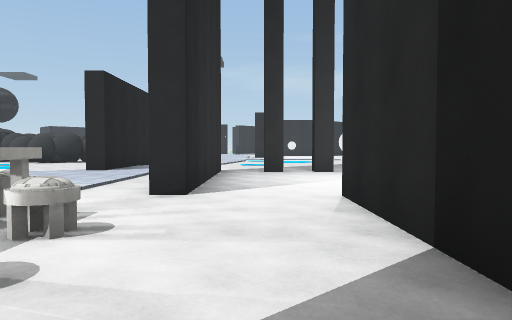
View 1 (above)

24 first-person views from a walk through a scene from a Unity 3-D project. The camera is 1.3 m above the floor, tilts 2° down and sees 70° across. The floor is counted in squares, 2 m on a side. Each view is taken from the middle of a square. On the plan, view 1 faces up. The plan holds only what a view shows up to about 11 squares ahead; the rest is blank. The place goes on beyond the plan. Surface patterns are stand-ins for the level's own textures.

View 2
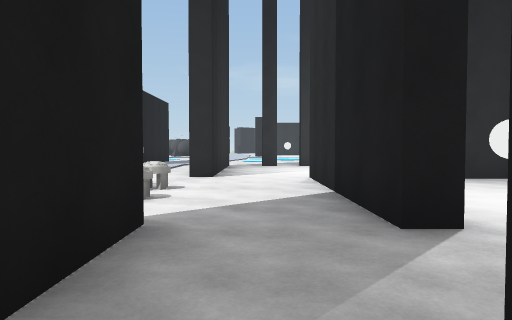

View 3
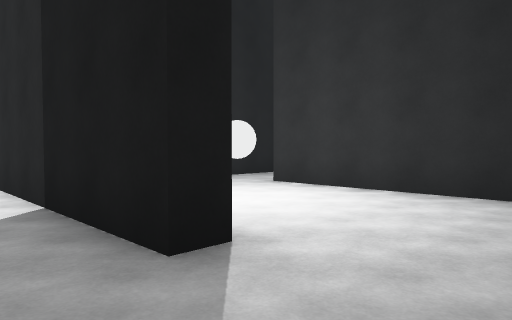

View 4
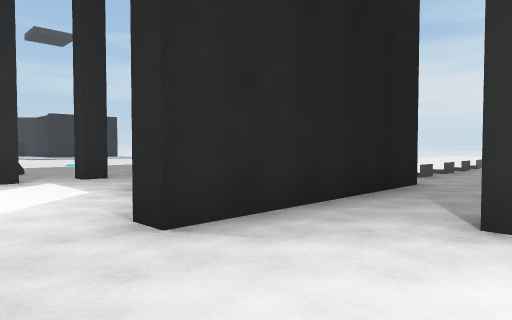

View 5
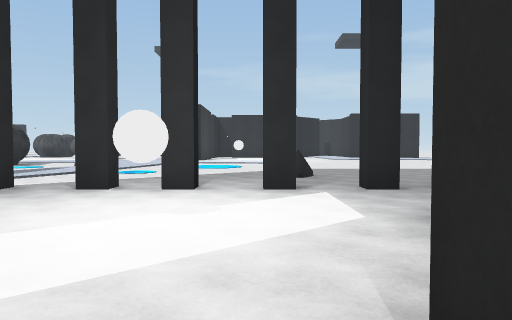

View 6
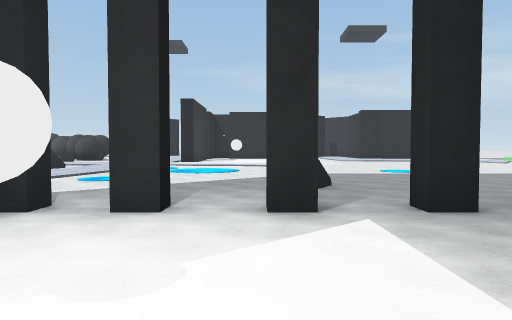

View 7
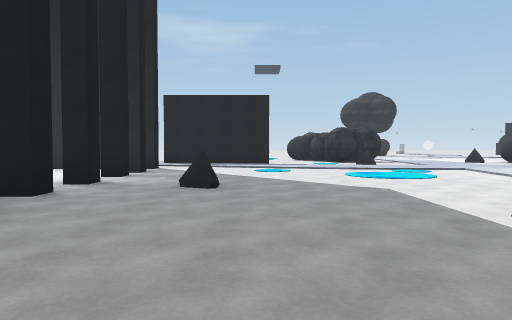

View 8
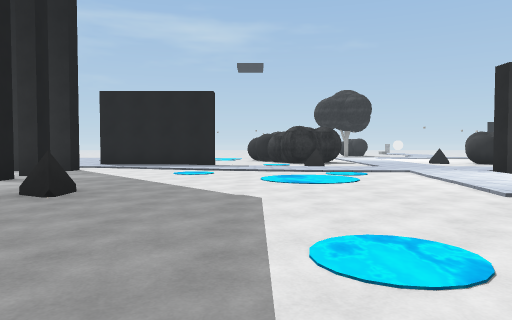

View 9
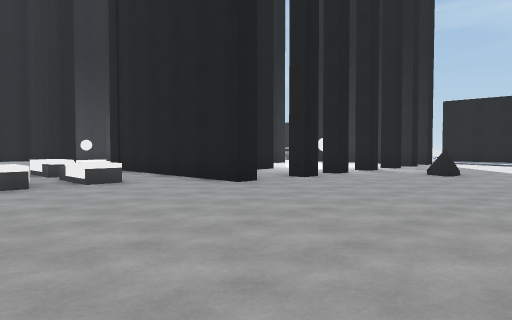

View 10
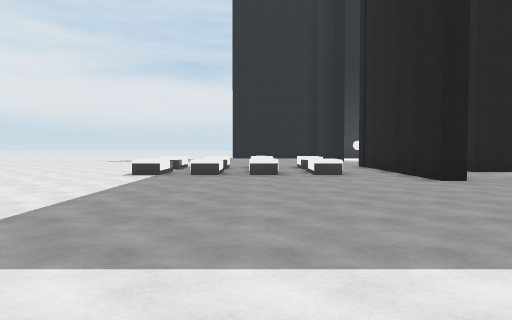

View 11
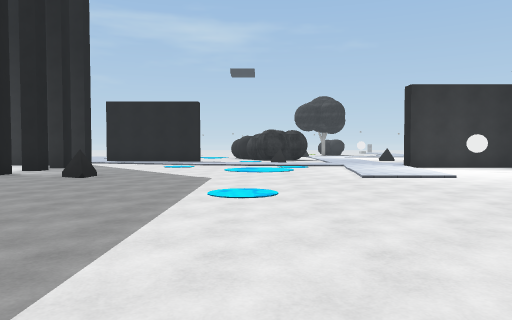

View 12
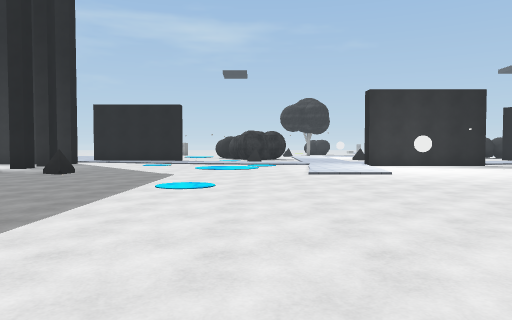

View 13
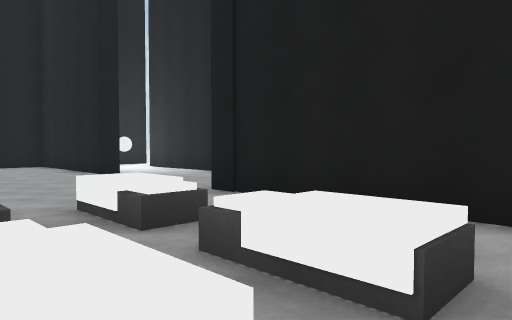

View 14
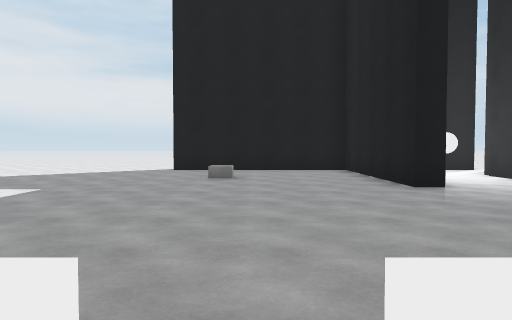

View 15
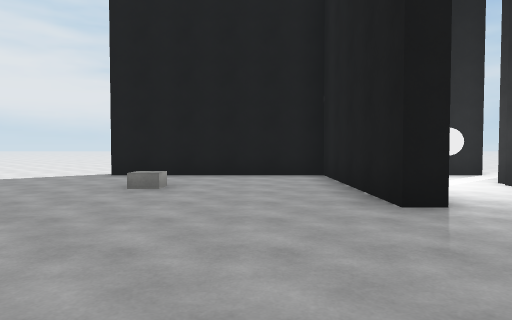

View 16
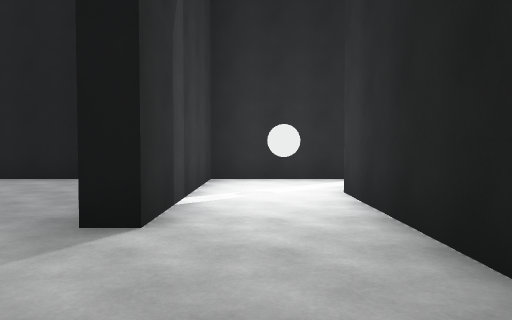

View 17
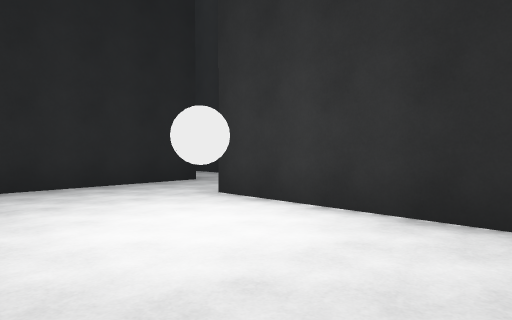

View 18
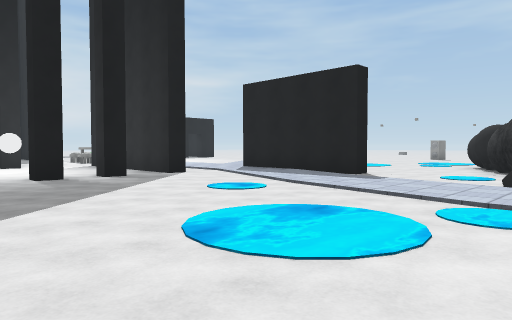

View 19
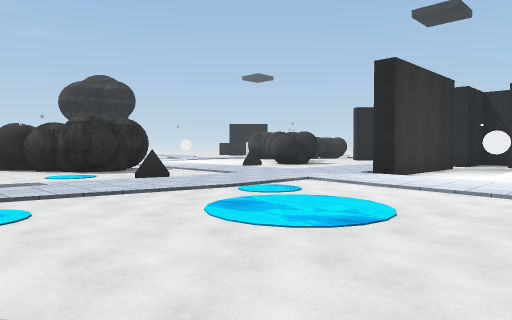

View 20
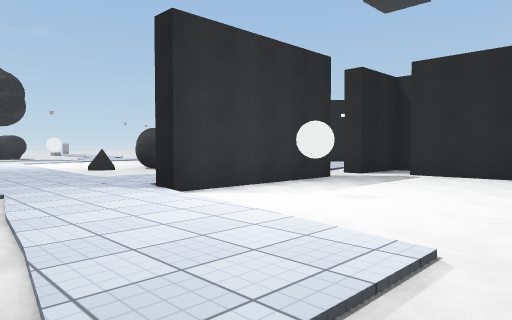

View 21
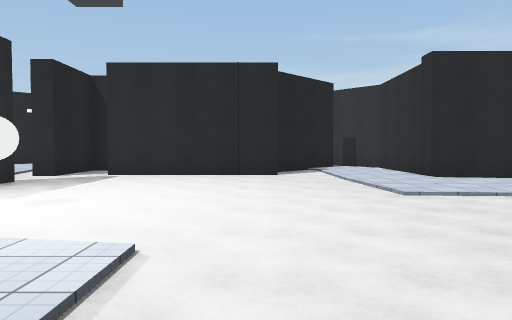

View 22
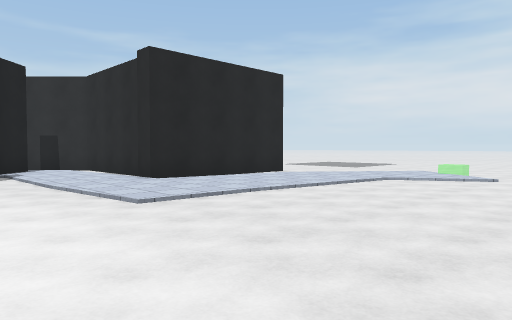

View 23
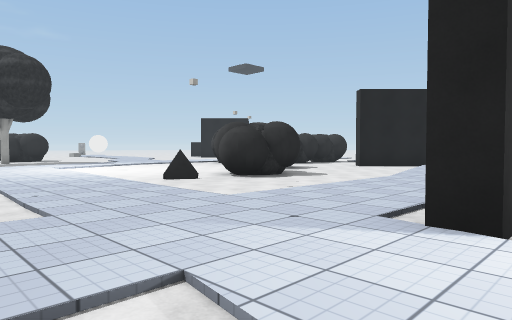

View 24
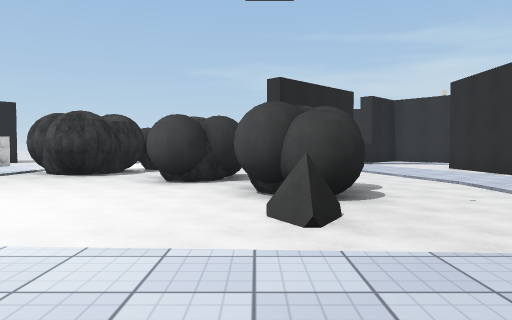

### Floor plan
Points are (right, up) in squares from view 1. A wall is a line through its corners. A room is listed if a view was taken in it or the views show most of it. See-through windows are left out.
Room 1 (view 1)
walls: (-0.9, 0.1) (-0.9, -1.8)
ways out: opening at (0, -2) to room 2; opening at (1, -1) to room 2; opening at (0, 0)
Room 2 (views 2, 3, 4, 5, 6, 7, 8, 9, 10, 11, 12, 13, 14, 15, 16, 17, 18, 19, 20, 21, 22, 23, 24)
walls: (2, 10.1) (2, 9.6) (1.6, 9.6) (1.6, 10.1) (2, 10.1); (-4.5, 13.5) (-3.9, 13.5) (-3.9, 9.6); (4.7, 10.1) (5.2, 10.1) (5.2, 9.6) (4.7, 9.6) (4.7, 10.1); (-1.5, 10.1) (-0.9, 10.1) (-0.9, 4.9); (-5.7, 16.1) (-6.6, 15.9); (-5.7, 18.2) (-5.5, 17.1); (-5.8, 17.7) (-5.4, 17); (-6.1, 17.8) (-5.4, 17.2); (0.5, 25) (0.5, 20.9) (-0.1, 20.9); (7.9, 10.1) (8.4, 10.1) (8.4, 4.5) (3.5, 4.5) (3.5, 5.1); (4.9, 7.5) (6.4, 7.5); (5.6, 26.6) (1.5, 26.6); (0, 27.5) (0, 30); (1, 28.1) (0.5, 28.1) (0.5, 26.3) (-0.1, 26.3); (8.9, 26.6) (8.9, 29.6) (7.7, 30.8); (1.7, 5) (1.7, -0.1) (1.2, -0.1); (7.4, 29.4) (5.6, 27.6); (12.6, 25.6) (8.6, 25.6) (8.6, 26.1); (-9.3, 28.1) (-9.4, 27.4); (-9.4, 28.1) (-9.6, 27.7); (-10.6, 27.1) (-11.5, 28.2); (5.7, 1.2) (5.7, -2.3); (-10.7, 27.5) (-11.5, 27.9); (5.2, -1.1) (5.2, 2.9); (0.6, -2.1) (4, -2.1); (7, -4.5) (7.9, -4.5) (7.9, 0.1) (8.4, 0.1) (8.4, -4.5) (9.1, -4.5)
low walls: (-0.9, -3.2) (-0.9, -4.4)
ways out: opening at (0, -2) to room 1; opening at (1, -1) to room 1; opening at (-7.5, 15.3); opening at (-2.5, 10); opening at (0, 5); opening at (13, 26)
objects: white ball (-10, 22); other object (-10, 30); other object (-9, 29) to (-8, 29); ball (-8, 26); other object (-7, 27); other object (-6, 22); ball (-6, 24); ball (-6, 26) to (-6, 27); ball (-5, 23) to (-5, 24); ball (-5, 25); other object (-3, 17); white ball (2, 7); white ball (2, 22); white ball (3, 1); other object (4, 12); white ball (7, -3); bed (10, 5); bed (12, 5); bed (13, 5) to (13, 6); bed (13, 8)

Positions as (right, up) in squares from view 1, and headings:
1: (0, 0), facing up
2: (0, -3), facing up
3: (0, -2), facing up-right
4: (2, 2), facing up-right
5: (3, 4), facing up
6: (3, 6), facing up
7: (10, 13), facing left
8: (9, 15), facing left
9: (13, 15), facing down-left
10: (12, 17), facing down
11: (12, 16), facing left
12: (13, 17), facing left
13: (12, 9), facing down-left
14: (11, 6), facing down
15: (10, 4), facing down
16: (7, 3), facing down
17: (5, 4), facing down-left
18: (4, 18), facing down-left
19: (4, 13), facing up-left
20: (5, 18), facing up-left
21: (5, 18), facing up
22: (5, 19), facing up-right
23: (1, 18), facing up-left
24: (-6, 19), facing up
